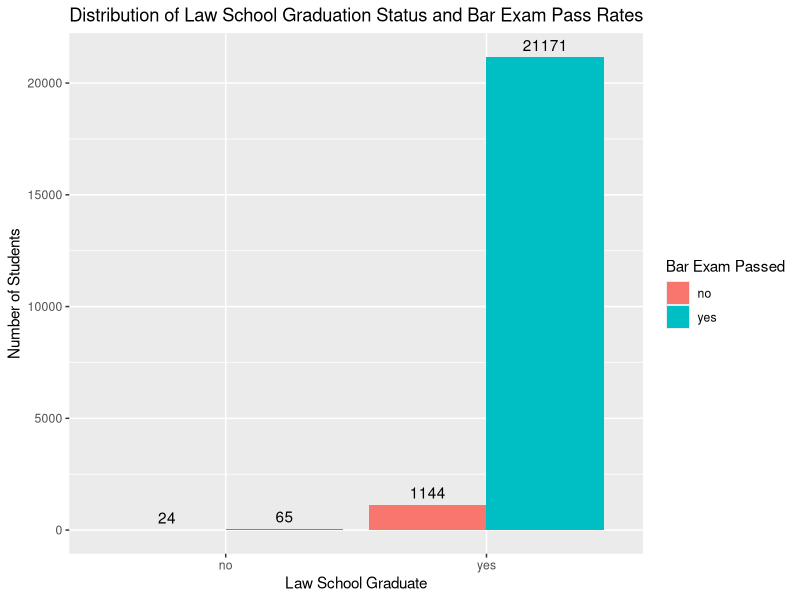
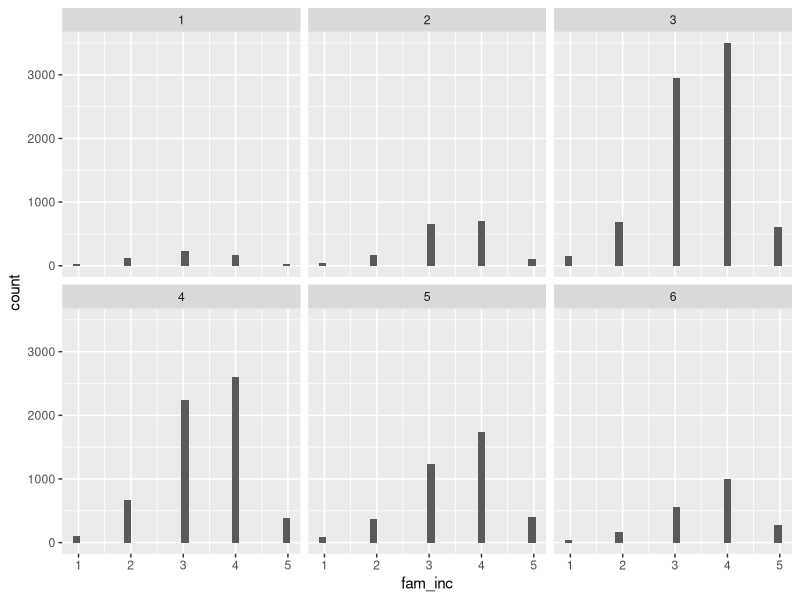
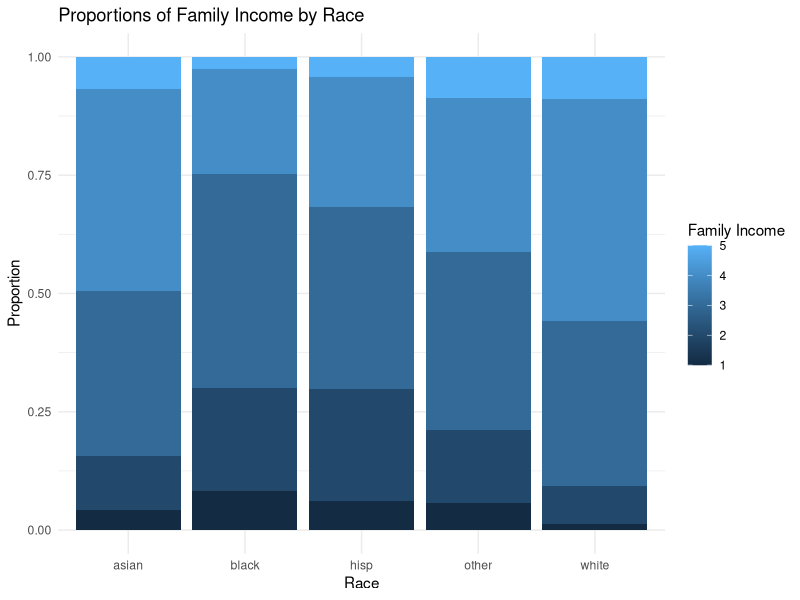
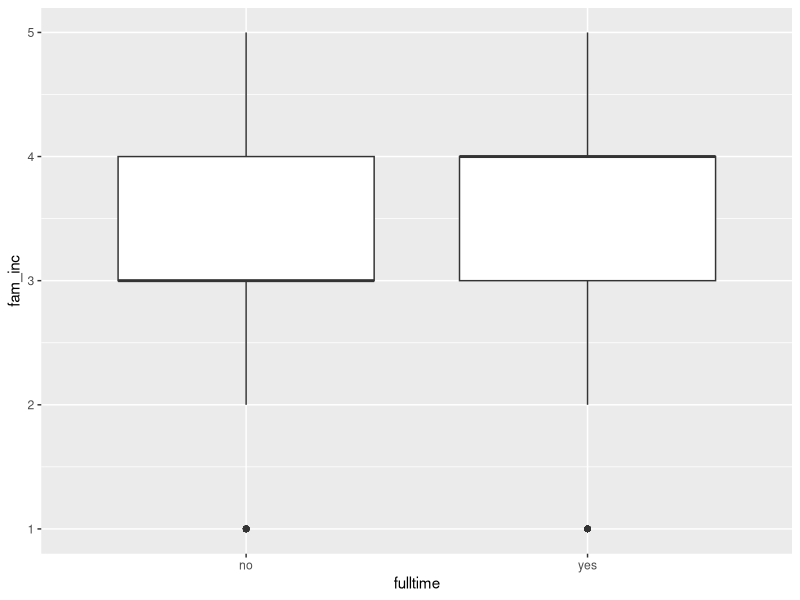
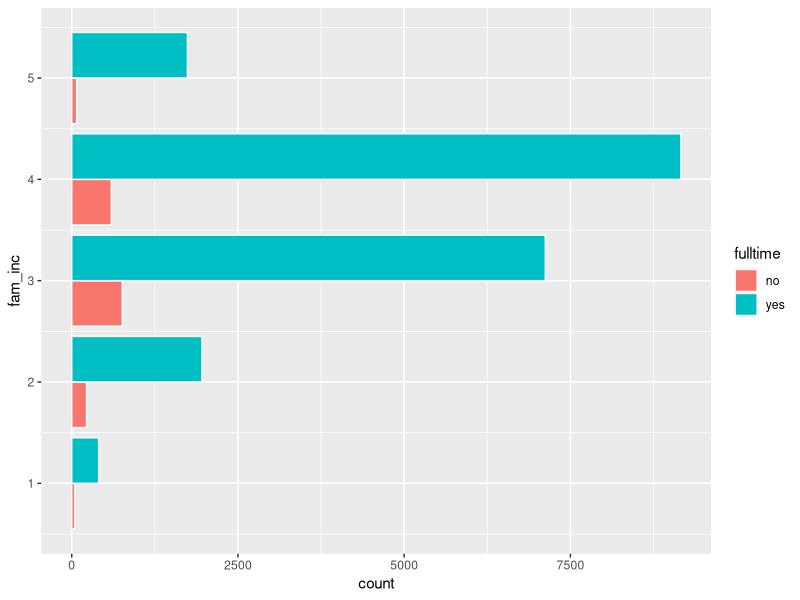
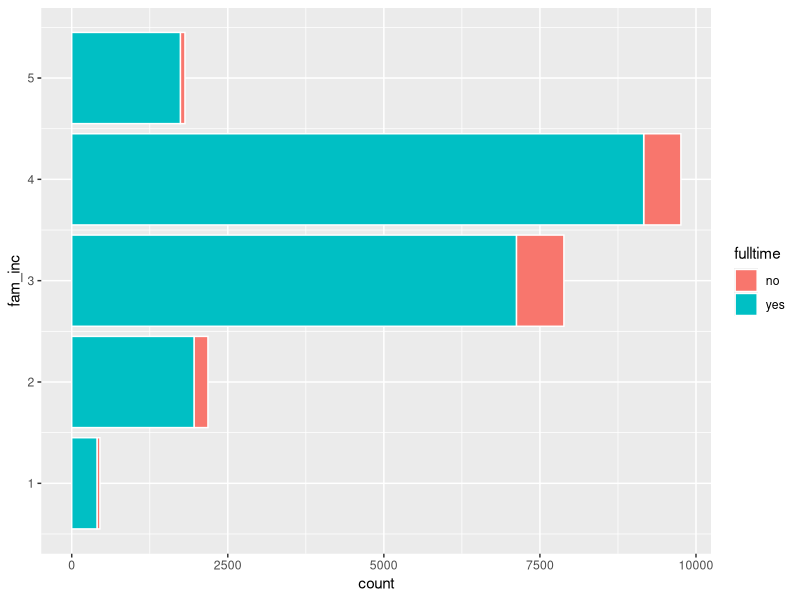
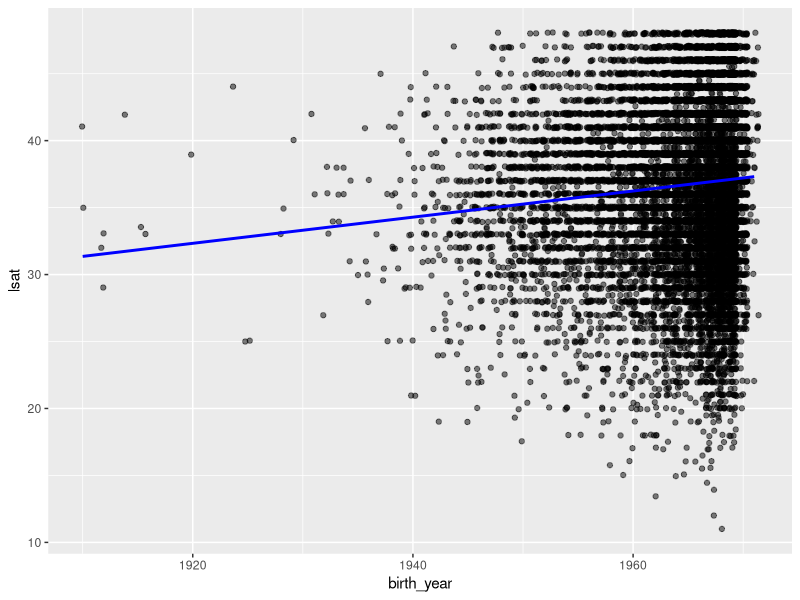
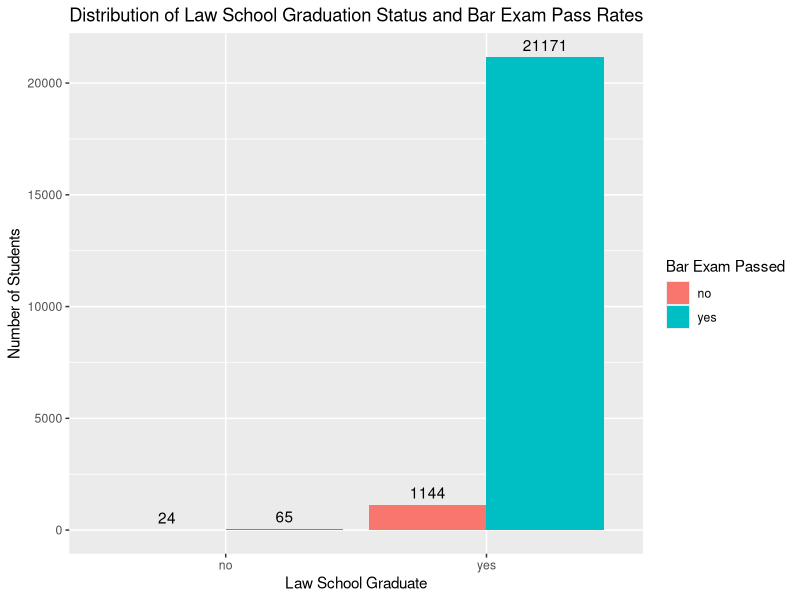

These figures' R source, in order:

library(tidyverse)
library(knitr)

clean <- read_csv("data/clean.csv")
raw<- read_csv("data/raw.csv")


#grad vs pass_bar ----

#States that do not require you to GO to law school to take the bar exam: 
#California, Vermont, Virginia, Washington

#States that require SOME law school (applicable to this dataset):
#New York, Maine, West Virginia
grad_bar_cleaned <- na.omit(clean[c("pass_bar", "grad")])
grad_bar_cleaned |> 
ggplot(aes(x = grad, fill = pass_bar)) +
  geom_bar(position = "dodge") +
  geom_text(stat = "count", aes(label = after_stat(count)), position = position_dodge(width = 0.9), vjust = -0.5) +
  labs(title = "Distribution of Law School Graduation Status and Bar Exam Pass Rates",
       x = "Law School Graduate",
       y = "Number of Students",
       fill = "Bar Exam Passed")
ggsave("plots/grad_bar_distribution.png")

grad_bar_cleaned |> 
  group_by(pass_bar,grad) |> 
  summarize(count = n()) |> 
  kable()

#family income and law school tier ----
#law school tiers (1 is the highest) is established by clusers 1-6 with ugpas and lsat scores
#highest to lowest. 
fam_inc_tier <- na.omit(clean[c("fam_inc", "law_school_tier")])

fam_inc_tier |> 
  group_by(fam_inc)  |> 
  summarize(count = n()) |> 
  kable()

fam_inc_tier |> 
  group_by(law_school_tier)  |> 
  summarize(count = n()) |> 
  kable()

fam_inc_tier |> 
  group_by(law_school_tier,fam_inc) |> 
  summarize(count = n()) |> 
  print(n = 30)

fam_inc_tier |> 
  ggplot(aes(x = fam_inc)) +
  geom_histogram() +
  facet_wrap(~law_school_tier)
ggsave("plots/fam_inc_tier_distribution.png")


#Race vs. Family Income ----

race_fam_inc <- clean |> 
  na.omit(clean[c("fam_inc", "race")]) |> 
  group_by(race, fam_inc) |> 
  summarise(frequency = n()) |> 
  group_by(race) |> 
  mutate(proportion = frequency / sum(frequency))

# stacked bar plot
race_fam_inc |> 
ggplot(aes(x = race, y = proportion, fill = fam_inc)) +
  geom_bar(stat = "identity") +
  labs(title = "Proportions of Family Income by Race", y = "Proportion", x = "Race") +
  theme_minimal() +
  labs(fill = "Family Income")
ggsave("plots/race_fam_inc_distribution.png")

# fulltime vs. fam_income ----
fulltime_fam_inc <- na.omit(clean[c("fam_inc", "fulltime")])

fulltime_fam_inc |> 
  ggplot(aes(x = fulltime, y = fam_inc)) +
  geom_boxplot()


## trying with a grouped bar plot
fulltime_fam_inc |> 
  ggplot(aes(x = fam_inc, fill = fulltime)) +
  geom_bar(position = "dodge", color = "white")+
  coord_flip()

##stacked bar plot THIS VERSION 
fulltime_fam_inc |> 
  ggplot(aes(x = fam_inc, fill = fulltime)) +
  geom_bar(position = "stack", color = "white")+
  coord_flip()
ggsave("plots/fulltime_fam_inc.png")
##insert proportion chart

# lsat scores vs. ugpa ----

#lsat scoes from 1981 (?) to 1991 were on a 10-48 point scale. It is not worth it to scale/convert to today's scales since the tests have gotten much harder.

clean |> 
  ggplot(aes(x = birth_year, y = lsat))+
  geom_jitter(alpha = 0.5) +  
  geom_smooth(method = "lm", se = FALSE, color = "blue")
